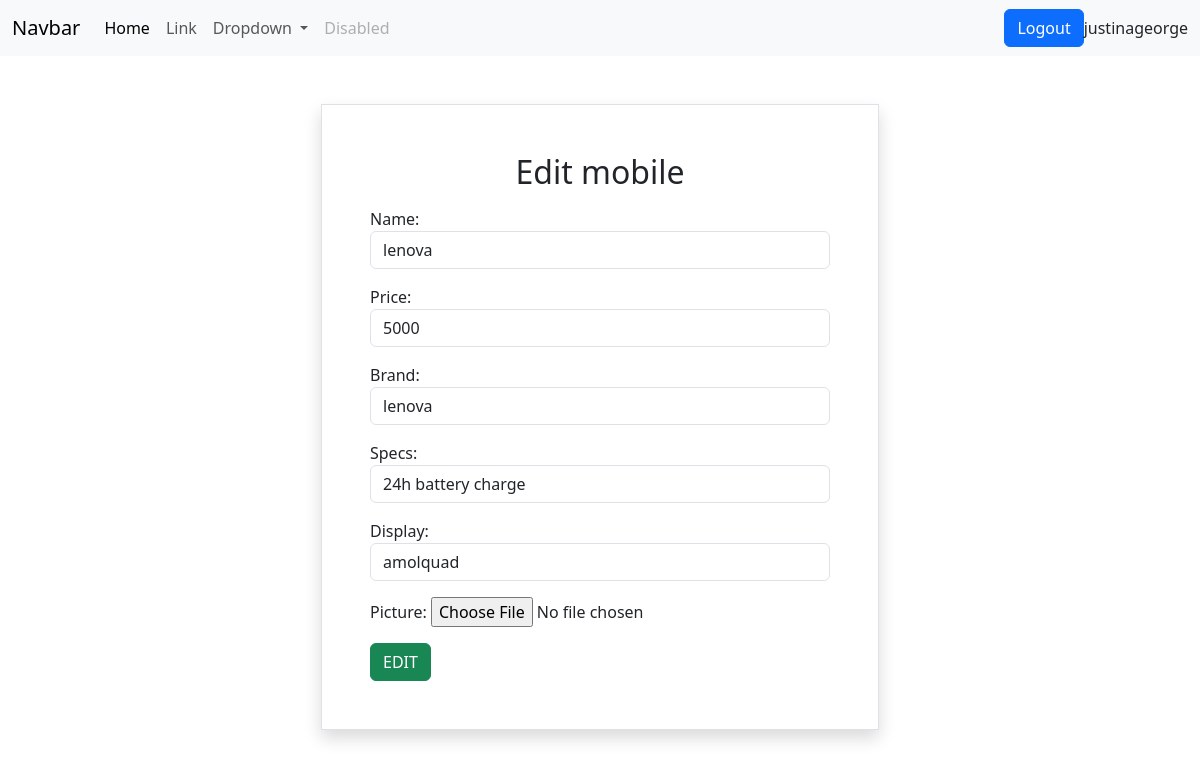
The app's page /mobiles/3/change (signed in), older data.
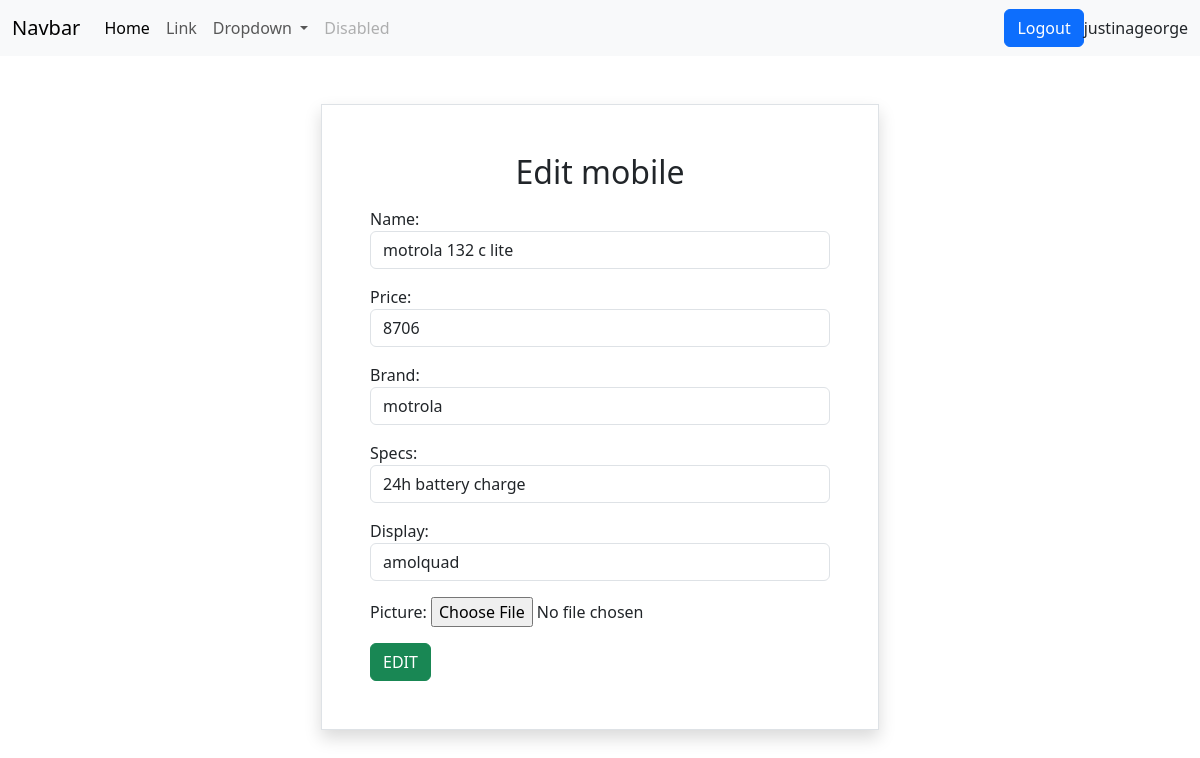
The same page, newer data.
### mobile/models.py (models this page shows, shortened)
class Mobiles(models.Model):
    name=models.CharField(max_length=200,unique=True)
    price=models.PositiveIntegerField()
    brand=models.CharField(max_length=200)
    specs=models.CharField(max_length=200)
    display=models.CharField(max_length=200)
    picture= models.ImageField(upload_to="images",null=True)

### mobile/views.py (the view, shortened to what this page needs)
# urls.py: path("mobiles/<int:pk>/change",views.MobileUpdateView.as_view(), name="mobile-change"),
@method_decorator(signin_required,name="dispatch")
class MobileUpdateView(View):
    def get(self,request,*args,**kwargs):
        id=kwargs.get("pk")
        obj=Mobiles.objects.get(id=id)
        form=MobileForm(instance=obj)
        return render(request,"mobile_change.html",{"form":form})

### mobile/forms.py
class MobileForm(forms.ModelForm):
    class Meta:
        model=Mobiles
        fields="__all__"
        widgets={
            "name":forms.TextInput(attrs={"class":"form-control"}),
            "price":forms.NumberInput(attrs={"class":"form-control"}),
            "brand":forms.TextInput(attrs={"class":"form-control"}),
            "specs":forms.TextInput(attrs={"class":'form-control'}),
            "display":forms.TextInput(attrs={"class":"form-control"})
        }

### mobile/views.py (called while the page is built)
def signin_required(fn):
    def wrapper(request,*args,**kwargs):
        if not request.user.is_authenticated:
            return redirect("signin")
        else:
            return fn(request,*args,**kwargs)
    return wrapper

### mobile/templates/mobile_change.html (shortened to what this page needs)
{%extends 'base.html'%}
{%block body_block%}
<div class="container d-flex justify-content-center mt-5">
    <form action="" method="post" enctype="multipart/form-data"class="w-50 border shadow p-5">
        <h2 class="text-center mb-3">Edit mobile</h2>
        {{form.as_p}}
        <button type="submit" class="btn btn-success ">EDIT</button>
    </form>
    </div>
{%endblock%}

Row changes from the older to the newer data that the page shows:
changed Mobiles "24h battery charge": name "lenova" → "motrola 132 c lite"; price "5000" → "8706"; brand "lenova" → "motrola"
